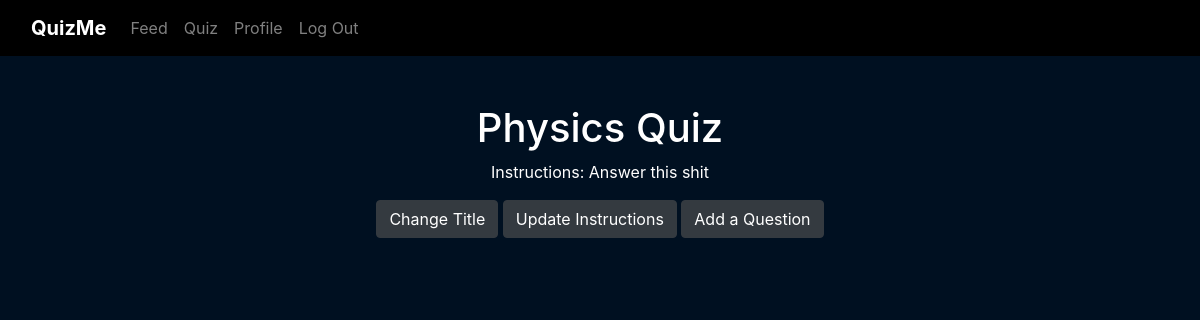
The page /quiz/modify_quiz/2/Chemistry Quiz (signed in) on the database as committed earlier.
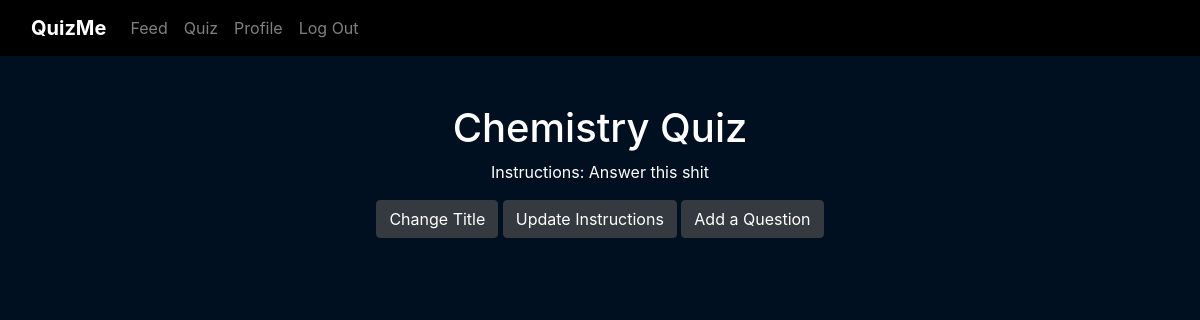
The same page on the database as committed later.
### web_app/models.py (models this page shows)
class Quiz(db.Model):
    __tablename__ = 'quizzes'
    id = db.Column(db.Integer, primary_key=True)
    title = db.Column(db.String(30), nullable=False)
    instructions = db.Column(db.String(1000))
    total_items = db.Column(db.Integer)
    user_id = db.Column(db.Integer, db.ForeignKey('users.id'))
    items = db.relationship('Item')

### web_app/blueprints/quiz/routes.py (the view, shortened to what this page needs)
@quiz.route('/modify_quiz/<int:quiz_id>/<string:quiz_title>', methods=['GET', 'POST'])
def modify_quiz(quiz_id, quiz_title):
    if request.method == 'GET':
        quiz = Quiz.query.filter_by(id=quiz_id).first()
        return render_template('quiz/modify_quiz.html', quiz=quiz)

### web_app/blueprints/quiz/templates/quiz/modify_quiz.html (shortened to what this page needs)
{% extends "base.html" %}
{% block content %}
    <h1>{{ quiz.title }}</h1>
    <p>Instructions: {{ quiz.instructions }}</p>
    <button type="button" class="btn btn-dark" id="changeTitleButton">Change Title</button>
    <button type="button" class="btn btn-dark" id="updateInstrucButton">Update Instructions</button>
    <button type="button" class="btn btn-dark" id="addQuestionButton">Add a Question</button>
    <br /> <br />
{% endblock %}

Rows that differ between the two databases and show on the page:
changed Quiz "Answer this shit": title "Physics Quiz" → "Chemistry Quiz"
